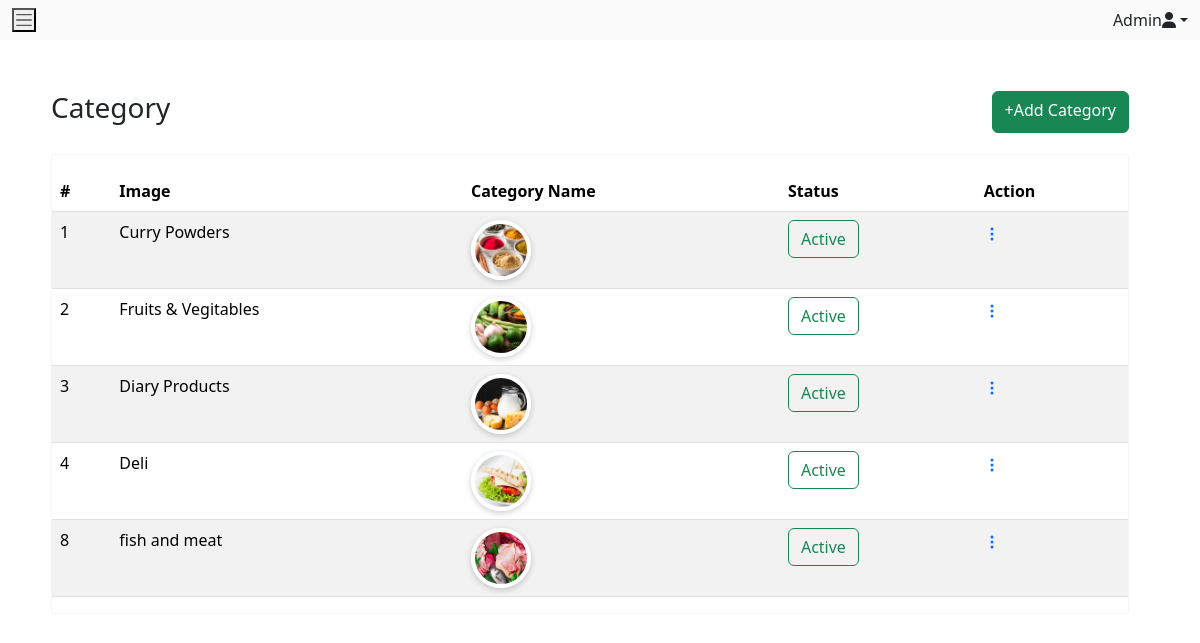
The page /category/ on the database its author committed.
### my_app/models.py (models this page shows, shortened)
class Category(models.Model):
    slug = models.SlugField(unique=True, blank=True, null=True)
    name=models.CharField(max_length=100,blank=True,null=True)
    image=models.ImageField(upload_to="media",null=True,blank=True)
    status=models.CharField(max_length=50,null=True,blank=True)

### my_app/views.py (the view)
# urls.py: path("category/",views.category,name="category"),
def category(request):
    cate_list=Category.objects.all()
    return render(request,"category.html",{"cate_list":cate_list})

### templates/category.html (shortened to what this page needs)
<!DOCTYPE html>
{%load static%}
<html lang="en">
<head>
    <link href="https://cdn.jsdelivr.net/npm/bootstrap@5.3.3/dist/css/bootstrap.min.css" rel="stylesheet">
    <link href="https://cdn.jsdelivr.net/npm/bootstrap@5.3.3/dist/css/bootstrap.min.css" rel="stylesheet">
    <link href="https://getbootstrap.com/docs/5.3/assets/css/docs.css" rel="stylesheet">
    <link rel="stylesheet" href="https://cdnjs.cloudflare.com/ajax/libs/font-awesome/6.6.0/css/all.min.css" />
</head>
<body>
    <div class="container">
        <nav class="navbar bg-body-success fixed-top">
            <div class="container-fluid">
                <button class="navbar-toggler-icon" type="button" data-bs-toggle="offcanvas" data-bs-target="#offcanvasNavbar" aria-controls="offcanvasNavbar" aria-label="Toggle navigation"></button>
                <div class="nav-item dropdown">
                  <a href="#" class="nav-link dropdown-toggle" data-bs-toggle="dropdown">
                    <span>Admin<i class="fa-solid fa-user"></i></span></a>
                </div>
            </div>
        </nav>
     </div>
     <div class="container-fluid-body">
        <div class="title-head">
            <h3>Category</h3>
            <a role="button" href="/add_category/"class="btn btn-success"><span class="add-menu">+Add Category</span></a>
        </div>
        <div class="table-menu">
            <table class="table table-striped">
                <thead>
                    <tr>
                        <th>#</th>
                        <th>Image</th>
                        <th>Category Name</th>
                        <th>Status</th>
                        <th>Action</th>
                    </tr>
                </thead>
                <tbody>
                  {% for i in cate_list %}
                    <tr>
                        <td>{{i.id}}</td>
                        <td>{{i.name}}</td>
                        {% if i.image %}
                          <td><img src="{{i.image.url}}" alt=""></td>
                        {% endif %}
                        <td><button class="btn btn-outline-success">{{i.status}}</button></td>
                        <ul class="dropdown">
                            <td><a href="#" data-bs-toggle="dropdown"><svg xmlns="http://www.w3.org/2000/svg" width="16" height="16" fill="currentColor" class="bi bi-three-dots-vertical" viewBox="0 0 16 16">
                                <path d="M9.5 13a1.5 1.5 0 1 1-3 0 1.5 1.5 0 0 1 3 0m0-5a1.5 1.5 0 1 1-3 0 1.5 1.5 0 0 1 3 0m0-5a1.5 1.5 0 1 1-3 0 1.5 1.5 0 0 1 3 0"/>
                                </svg></a>
                            </td>
                        </div>
                      </tr>
                      {% endfor %}
</body>
</html>

### templates/category.html (style rules this page uses)
* { margin:0; padding:0; box-sizing: border-box; }
nav { background: #fcfbfb; }
.container-fluid-body { width:90%; margin:90px 50px; border:1px solid white; border-radius:50%; }
.table-menu { border:1px solid whitesmoke; width:100%; }
.title-head { margin-bottom: 2%; display: flex; justify-content: space-between; justify-items: flex-end; }
.table-menu img { display: inline-block; width:60px; height: 60px; object-fit: cover; border-radius: 50%; border:4px solid #fff; box-shadow:0 2px 6px #0003; }

### rows shown on the page
Category: id "1", name "Curry Powders", image (picture), status "Active"
Category: id "2", name "Fruits & Vegitables", image (picture), status "Active"
Category: id "3", name "Diary Products", image (picture), status "Active"
Category: id "4", name "Deli", image (picture), status "Active"
Category: id "8", name "fish and meat", image (picture), status "Active"
